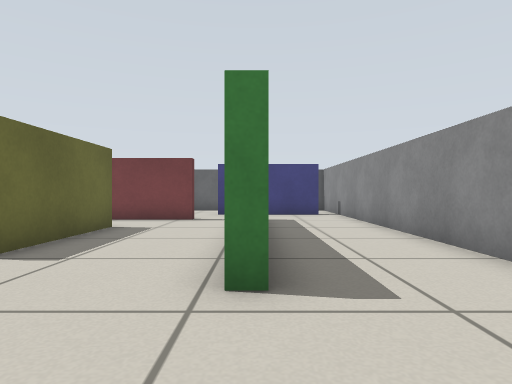
view 1 (above)

22 first-person views from a walk through a world built for the Gazebo simulator. The camera is 0.45 m above the floor, looks level and sees 75° across. The floor is counted in squares, 0.5 m on a side. Each view is taken from the middle of a square. On the plan, view 1 faces up. The plan holds only what a view shows up to about 12 squares ahead; the rest is blank.

view 2
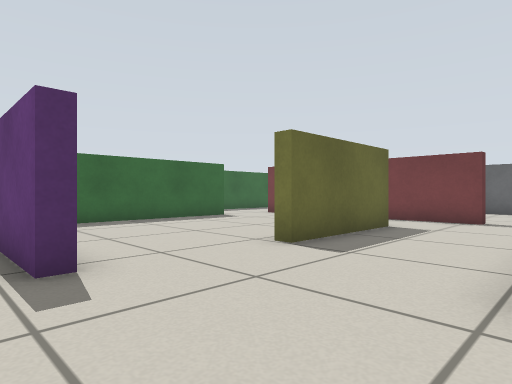

view 3
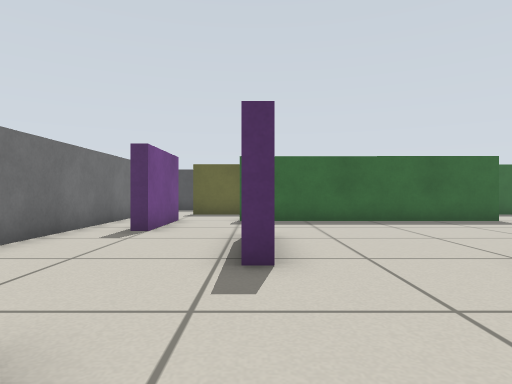

view 4
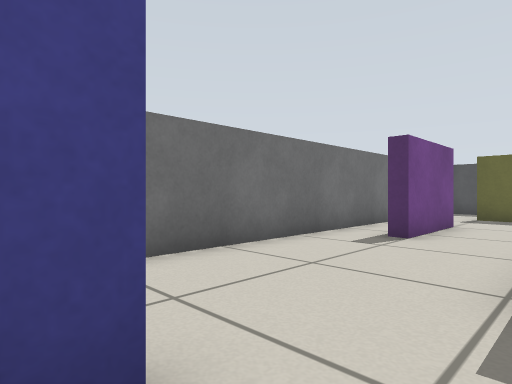

view 5
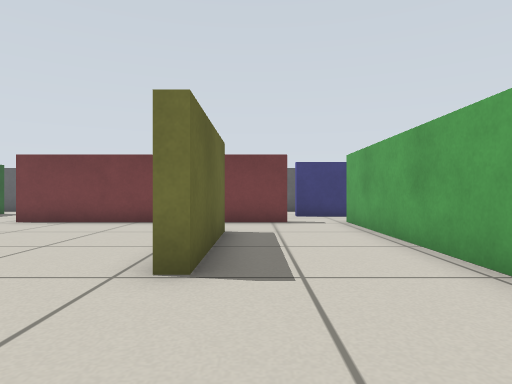

view 6
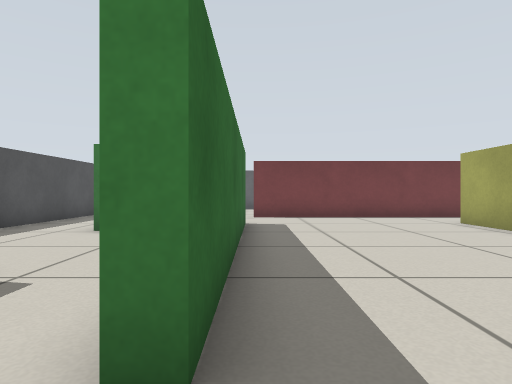

view 7
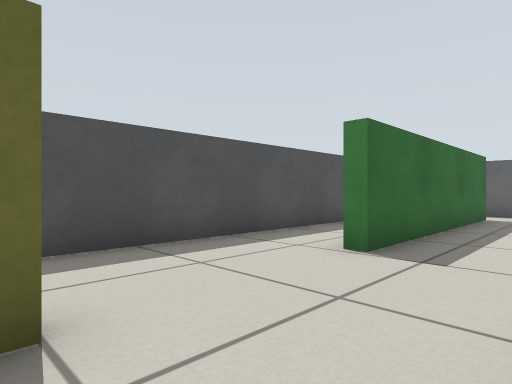

view 8
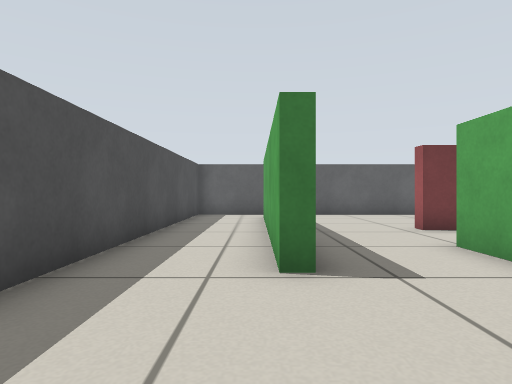

view 9
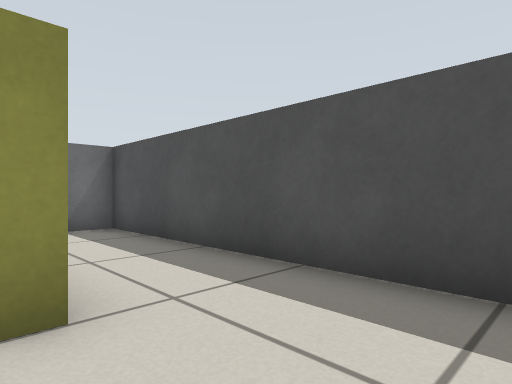

view 10
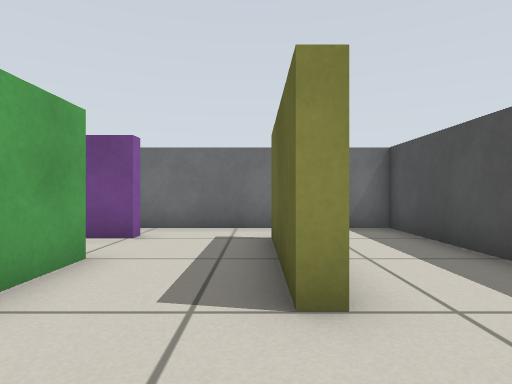

view 11
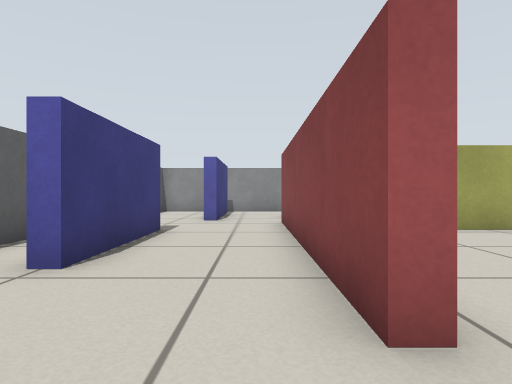

view 12
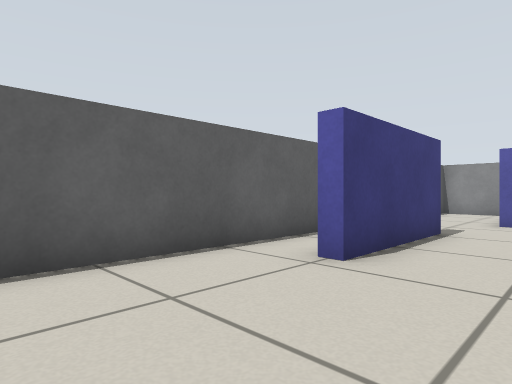

view 13
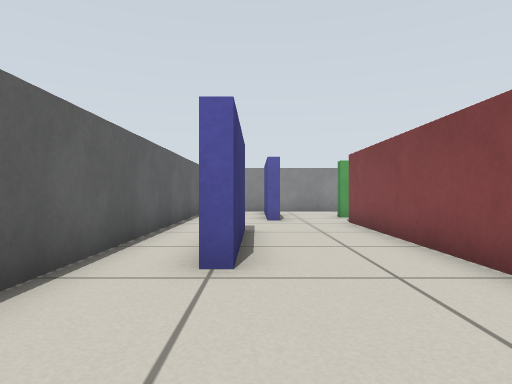

view 14
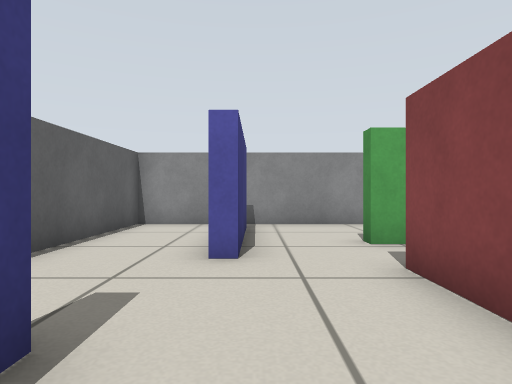

view 15
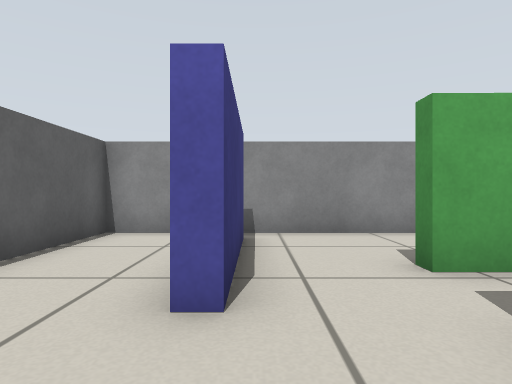

view 16
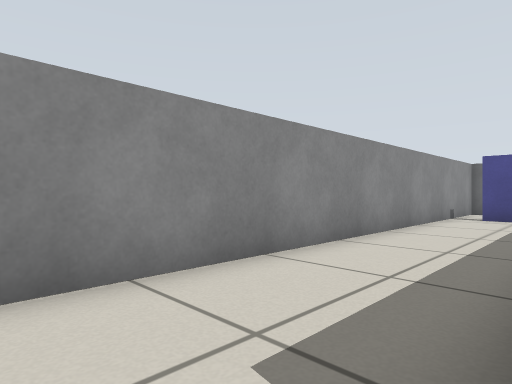

view 17
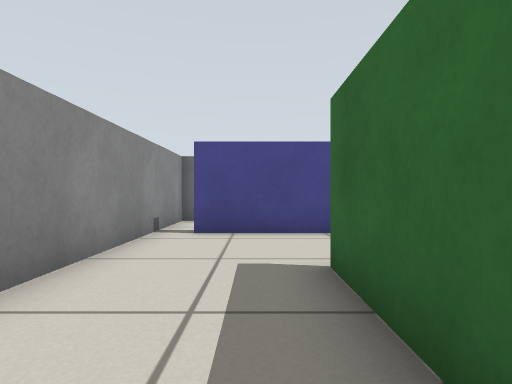

view 18
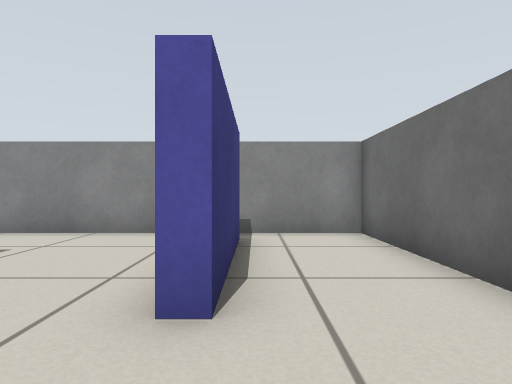

view 19
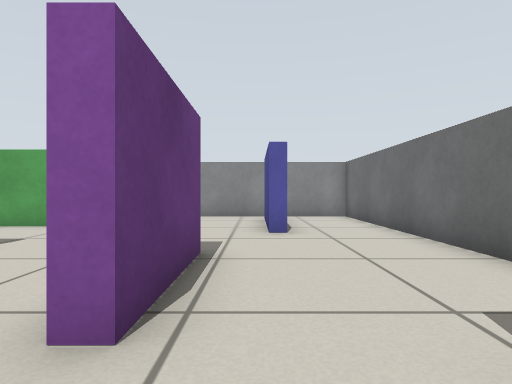

view 20
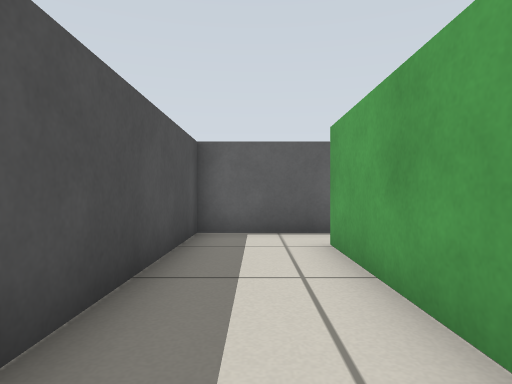

view 21
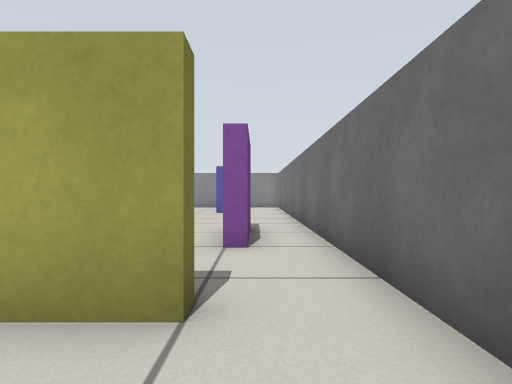

view 22
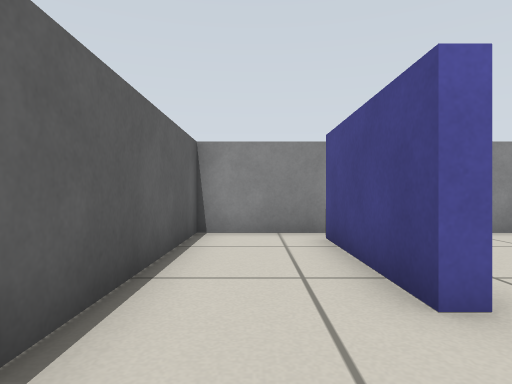

### Floor plan
Ten units are one square. View 1 is at (0, 0); x grows to the right and y downward. Boxes are objects, and circles mark ways between rooms. Rooms are numbered by the first view taken in them; rooms with no view inside come last. Other rooms are left out.
<svg viewBox="-168 -168 206 206">
<path fill="none" stroke="#000" d="M-107 -73 -107 -85M-103 -85 -103 -5 -107 -5 -107 -20M-41 -12 -41 -8 -71 -8 -71 -12M-101 -108 -101 -112 -21 -112 -21 -108 -101 -108M-133 -84 -133 -67 -137 -67 -137 -146M-3 -45 -3 -110 1 -110M1 -59 1 -30 -4 -30M-82 19 -104 19M-107 19 -107 15 -76 15 -76 19M-41 -143 -81 -143 -81 -148M-133 -146 -133 -104M22 7 -15 7 -15 3 24 3M24 -132 -15 -132 -15 -136 25 -136M-163 33 33 33 33 -163 -163 -163 -163 33M-133 -104 -133 -84"/>
<rect x="-135" y="-25" width="10" height="40" fill="#bbb"><title>yellow box</title></rect>
<rect x="-45" y="-85" width="10" height="40" fill="#bbb"><title>yellow box</title></rect>
<circle cx="-100" cy="-95" r="3" fill="#2a7"/>
<circle cx="-115" cy="-110" r="3" fill="#2a7"/>
<circle cx="-115" cy="-75" r="3" fill="#2a7"/>
<text x="-70" y="-60">1</text>
<text x="-120" y="-100">2</text>
</svg>
Room 1 opens to room 2.

Where each view was taken, in squares from view 1:
view 1: 0 up, 0 right, facing up
view 2: 0 up, 0 right, facing up-left
view 3: 1 up, 0 right, facing left
view 4: 1 up, 1 left, facing down-left
view 5: 1 up, 3 left, facing up
view 6: 1 down, 10 left, facing up
view 7: 2 up, 11 left, facing up-left
view 8: 3 up, 14 left, facing up
view 9: 5 up, 13 left, facing down-left
view 10: 5 up, 13 left, facing down
view 11: 12 up, 12 left, facing right
view 12: 12 up, 12 left, facing up-right
view 13: 14 up, 12 left, facing right
view 14: 13 up, 6 left, facing right
view 15: 13 up, 4 left, facing right
view 16: 12 up, 0 right, facing down-right
view 17: 7 up, 1 right, facing down
view 18: 1 down, 4 left, facing right
view 19: 0 up, 9 left, facing right
view 20: 9 up, 15 left, facing up
view 21: 2 down, 16 left, facing right
view 22: 15 up, 4 left, facing right
